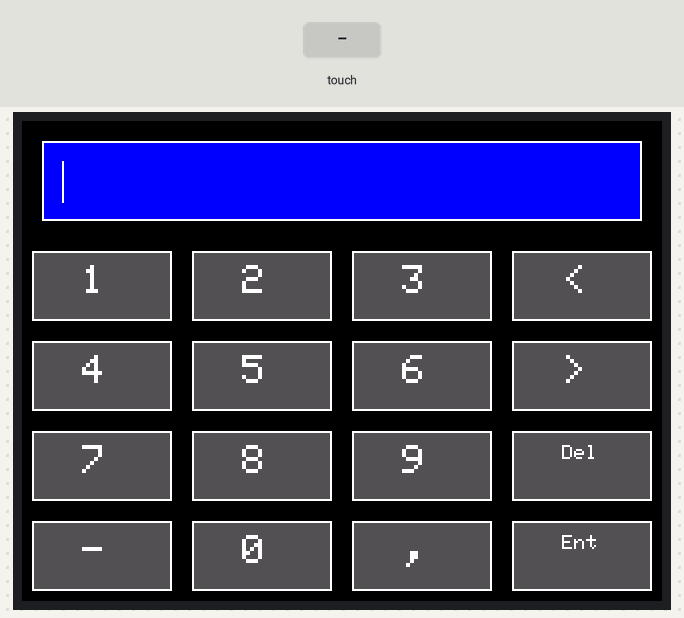
A sketch run on a simulated ESP32. Parts: 320×240 colour display. Inputs (shaded band) come from the test bench. What the sketch prints to the serial monitor is not drawn.

Above: at 1.4 s.
1.5 s: screen touched at 87 % across, 90 % down
At 1.61 s:
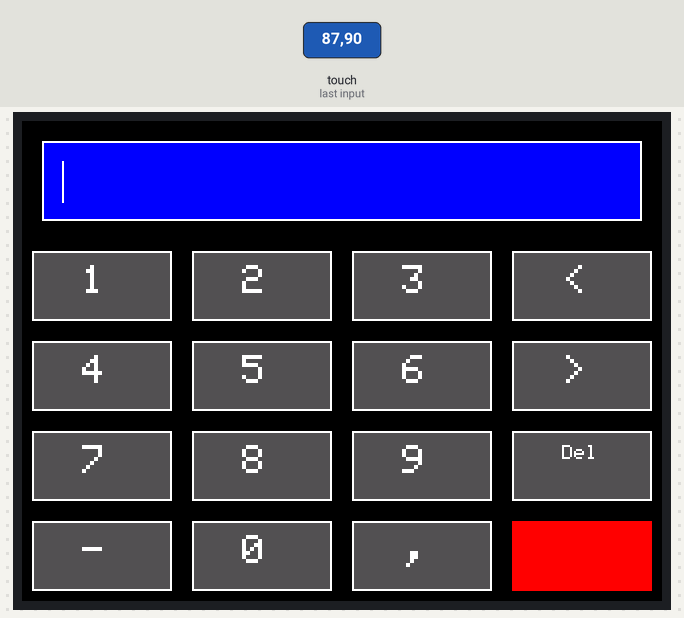
3.2 s: screen touched at 62 % across, 90 % down
At 4.0 s:
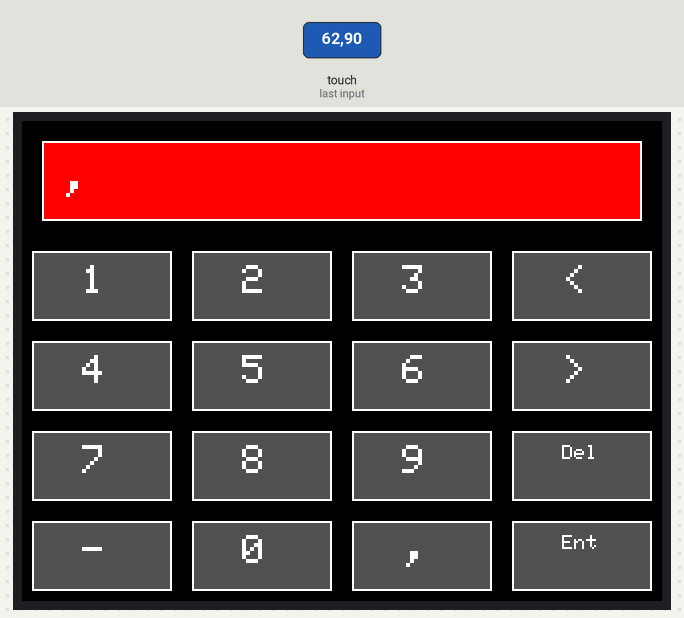
6.2 s: screen touched at 13 % across, 30 % down
At 7.1 s:
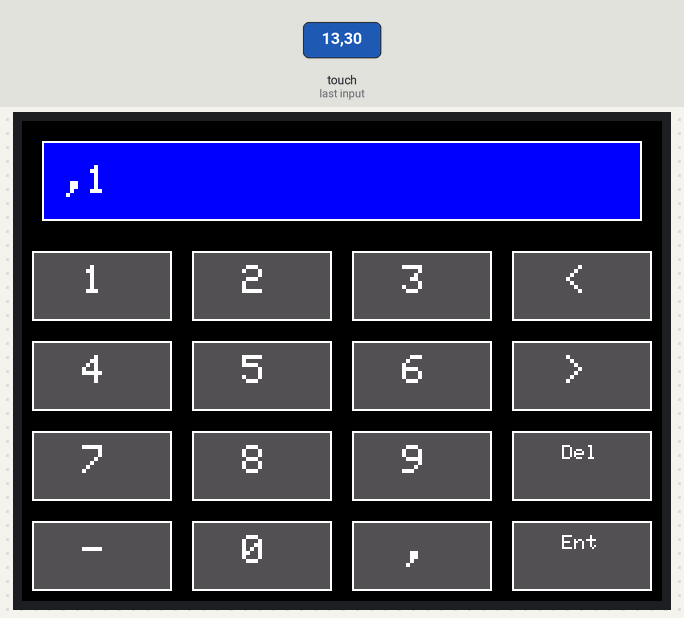
7.9 s: screen touched at 38 % across, 30 % down
At 8.6 s:
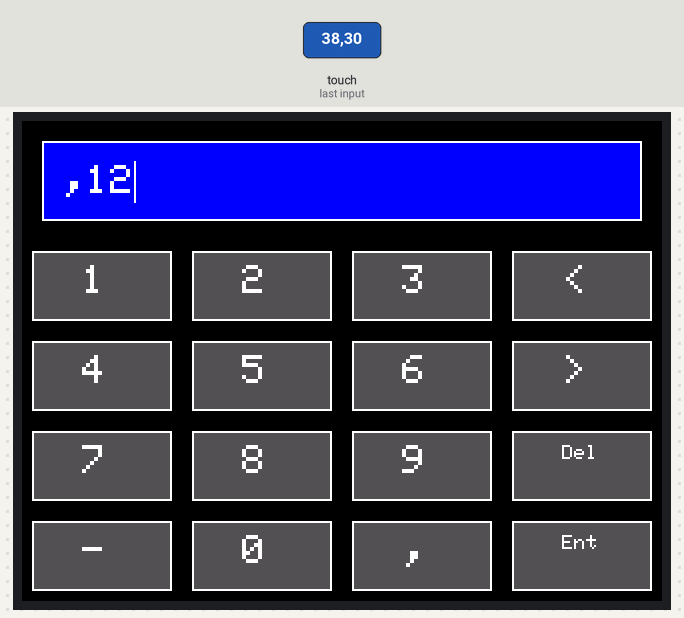
Timing chart, 0 to 10.7 s (numbered marks = the images above; inputs shaded):
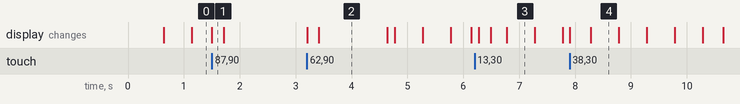

Measured:
- after the input at 1.5 s, the display: changes at once (image 1)
- after the input at 3.2 s, the display: first changes at once (image 2 shows a later state)
- after the input at 6.2 s, the display: first changes after 0.08 s (image 3 shows a later state)
- after the input at 7.9 s, the display: first changes at once (image 4 shows a later state)
- what the display in image 2 shows lasts 1.2 s, from 3.4 s to 4.6 s

The sketch:

LCD_esp32.ino
```cpp
#define LGFX_AUTODETECT
#include <LovyanGFX.hpp>
#include <LGFX_AUTODETECT.hpp>

static LGFX lcd;
static LGFX_Sprite sprite(&lcd);

struct Button {
  int x, y, w, h;
  char label[6];
};

Button buttons[16];

String inputNumber = "";
int cursorPos = 0;
bool isEntered = false;
bool showFormatResult = false;
uint32_t formatResultTime = 0;

uint32_t lastBlink = 0;
bool cursorVisible = true;

// ======================= Hàm kiểm định định dạng =======================
bool isNumber(String s) {
  s.trim();
  if (s.length() == 0) return false;
  int start = (s[0] == '-') ? 1 : 0;
  for (int i = start; i < s.length(); i++) {
    if (!isDigit(s[i])) return false;
  }
  return true;
}

bool isValidCoordinateFormat(String str) {
  str.trim();
  if (str.length() == 0) return false;

  // Đếm số dấu phẩy trong chuỗi
  int commaCount = 0;
  for (int i = 0; i < str.length(); i++) {
    if (str[i] == ',') commaCount++;
  }
  if (commaCount != 4) return false; // Cần đúng 4 dấu phẩy cho 2 tọa độ (x1,y1,z1-x2,y2,z2)

  // Tìm các vị trí dấu phẩy
  int comma1 = str.indexOf(',');
  int comma2 = str.indexOf(',', comma1 + 1);
  int comma3 = str.indexOf(',', comma2 + 1);
  int comma4 = str.indexOf(',', comma3 + 1);

  // Kiểm tra xem có đúng 4 dấu phẩy và dấu gạch giữa nằm giữa comma2 và comma3
  int dashIndex = str.indexOf('-', comma2 + 1);
  if (dashIndex <= comma2 || dashIndex >= comma3) return false; // Dấu - phải nằm giữa comma2 và comma3

  // Kiểm tra trường hợp hai dấu gạch giữa liên tục
  if (dashIndex + 1 < str.length() && str[dashIndex + 1] == '-') {
    // Nếu có hai dấu -, dấu - đầu tiên là dấu phân cách, bỏ qua dấu - thứ hai (thuộc số âm)
    dashIndex = str.indexOf('-'); // Lấy dấu - đầu tiên làm phân cách
  }

  // Chia chuỗi thành hai phần tại dashIndex
  String part1 = str.substring(0, dashIndex);
  String part2 = str.substring(dashIndex + 1);

  String parts[2] = {part1, part2};

  // Kiểm tra từng phần
  for (int i = 0; i < 2; i++) {
    int comma1 = parts[i].indexOf(',');
    if (comma1 == -1) return false;
    int comma2 = parts[i].indexOf(',', comma1 + 1);
    if (comma2 == -1) return false;
    if (parts[i].indexOf(',', comma2 + 1) != -1) return false; // Không được có dấu phẩy thừa

    String x = parts[i].substring(0, comma1);
    String y = parts[i].substring(comma1 + 1, comma2);
    String z = parts[i].substring(comma2 + 1);

    if (!isNumber(x) || !isNumber(y) || !isNumber(z)) return false;
  }

  return true;
}

// ======================= Giao diện =======================
void setup() {
  Serial.begin(115200);
  lcd.init();
  lcd.setRotation(1);
  lcd.setBrightness(128);
  lcd.setColorDepth(24);
  lcd.startWrite();

  int btnWidth = lcd.width() / 4;
  int btnHeight = (lcd.height() * 3) / 4 / 4;
  int offsetX = 0;
  int offsetY = lcd.height() / 4;

  const char *labels[16] = {
    "1", "2", "3", "<",
    "4", "5", "6", ">",
    "7", "8", "9", "Del",
    "-", "0", ",", "Ent"
  };

  for (int i = 0; i < 16; i++) {
    int row = i / 4;
    int col = i % 4;
    buttons[i] = {
      offsetX + col * btnWidth + 5,
      offsetY + row * btnHeight + 5,
      btnWidth - 10,
      btnHeight - 10,
      {}
    };
    strncpy(buttons[i].label, labels[i], 5);
  }

  drawInterface();
}

// ======================= Vẽ giao diện =======================
void drawInterface() {
  lcd.fillScreen(lcd.color888(0, 0, 0));

  int inputBoxHeight = lcd.height() / 4 - 20;
  uint32_t boxColor;

  if (inputNumber.length() == 0) {
    boxColor = lcd.color888(0, 0, 255);  // Đang nhập
  } else if (showFormatResult) {
    if (isValidCoordinateFormat(inputNumber)) {
      boxColor = lcd.color888(0, 200, 0);  // Đúng định dạng
    } else {
      boxColor = lcd.color888(255, 0, 0);  // Sai định dạng
    }
  } else {
    boxColor = lcd.color888(0, 0, 255);  // Mặc định
  }

  lcd.fillRect(10, 10, lcd.width() - 20, inputBoxHeight, boxColor);
  lcd.drawRect(10, 10, lcd.width() - 20, inputBoxHeight, lcd.color888(255, 255, 255));

  lcd.setTextColor(lcd.color888(255, 255, 255));
  lcd.setTextSize(2);
  lcd.setCursor(20, 12 + inputBoxHeight / 2 - 10);
  lcd.print(inputNumber);

  if (cursorVisible && !showFormatResult) {
    int cursorX = 20 + cursorPos * 12;
    lcd.drawLine(cursorX, 10 + inputBoxHeight / 2 - 10, cursorX, 10 + inputBoxHeight / 2 + 10, lcd.color888(255, 255, 255));
  }

  for (int i = 0; i < 16; i++) {
    lcd.fillRect(buttons[i].x, buttons[i].y, buttons[i].w, buttons[i].h, lcd.color888(80, 80, 80));
    lcd.drawRect(buttons[i].x, buttons[i].y, buttons[i].w, buttons[i].h, lcd.color888(255, 255, 255));
    lcd.setTextColor(lcd.color888(255, 255, 255));
    lcd.setTextSize((strcmp(buttons[i].label, "Del") == 0 || strcmp(buttons[i].label, "Ent") == 0) ? 1 : 2);
    lcd.setCursor(buttons[i].x + buttons[i].w / 2 - 10, buttons[i].y + buttons[i].h / 2 - 10);
    lcd.print(buttons[i].label);
  }
}

// ======================= Vòng lặp chính =======================
void loop() {
  uint16_t x, y;
  static uint32_t lastTouch = 0;

  // Nháy con trỏ
  if (!showFormatResult && millis() - lastBlink > 500) {
    cursorVisible = !cursorVisible;
    lastBlink = millis();
    drawInterface();
  }

  // Kết thúc hiệu ứng kết quả sau 3 giây
  if (showFormatResult && millis() - formatResultTime > 3000) {
    showFormatResult = false;
    isEntered = false;
    drawInterface();
  }

  if (lcd.getTouch(&x, &y) && (millis() - lastTouch > 200)) {
    lastTouch = millis();
    for (int i = 0; i < 16; i++) {
      if (x >= buttons[i].x && x < buttons[i].x + buttons[i].w &&
          y >= buttons[i].y && y < buttons[i].y + buttons[i].h) {

        String lbl = buttons[i].label;

        if (lbl == "Del") {
          if (cursorPos > 0) {
            inputNumber.remove(cursorPos - 1, 1);
            cursorPos--;
          }
          isEntered = false;
        } else if (lbl == "<") {
          if (cursorPos > 0) cursorPos--;
        } else if (lbl == ">") {
          if (cursorPos < inputNumber.length()) cursorPos++;
        } else if (lbl == "Ent") {
          isEntered = true;
          showFormatResult = true;
          formatResultTime = millis();

          if (isValidCoordinateFormat(inputNumber)) {
            Serial.println(inputNumber);
          } else {
            Serial.println("Invalid format!");
          }

        } else {
          inputNumber = inputNumber.substring(0, cursorPos) + lbl + inputNumber.substring(cursorPos);
          cursorPos += lbl.length();
          isEntered = false;
        }

        // Hiệu ứng nhấn nút
        lcd.fillRect(buttons[i].x, buttons[i].y, buttons[i].w, buttons[i].h, lcd.color888(255, 0, 0));
        delay(80);
        drawInterface();
        break;
      }
    }
  }
}
```
